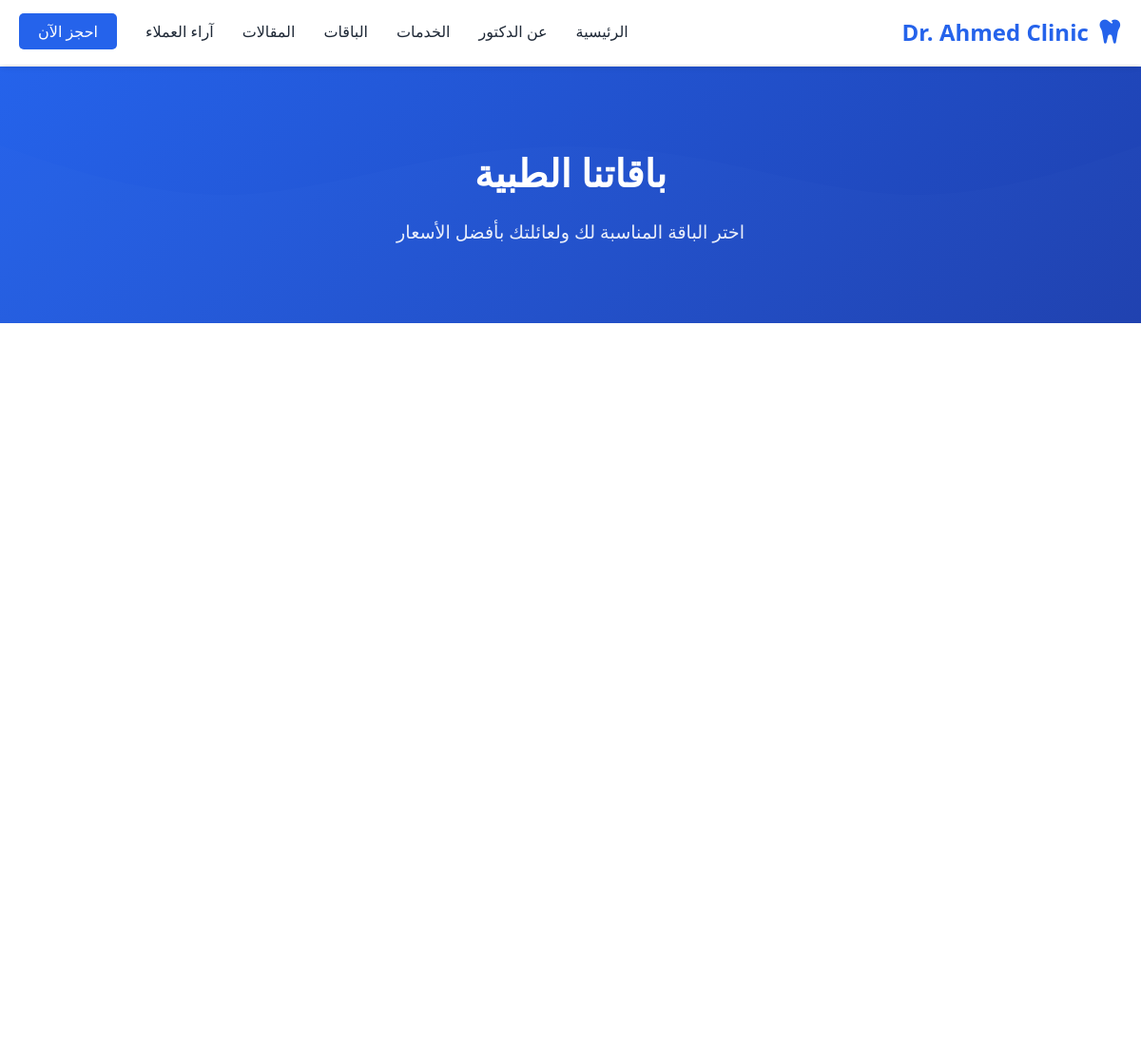
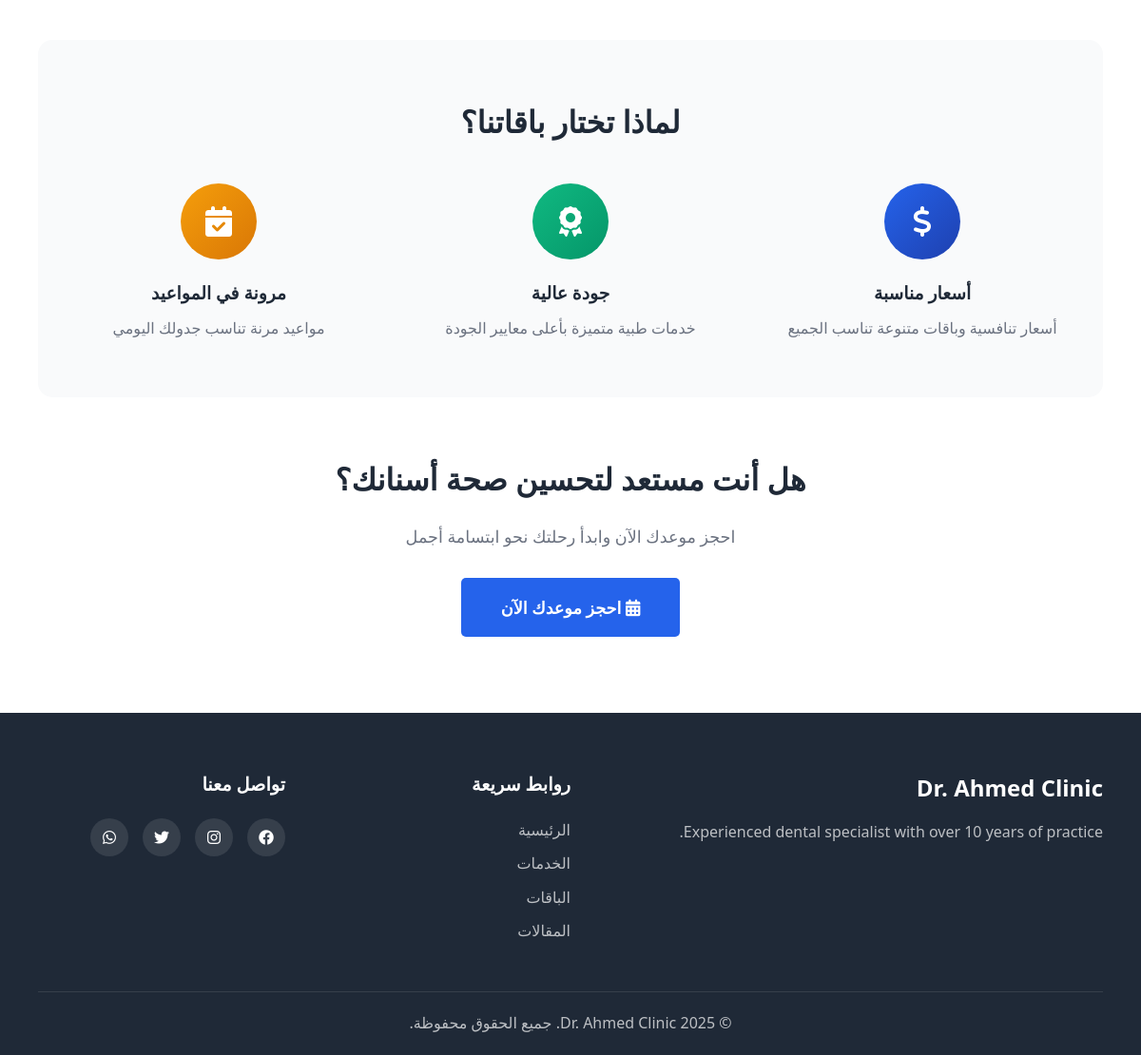
The page /packages.php on the database its author committed (2 pictures, top to bottom).
### tables this page shows
CREATE TABLE IF NOT EXISTS `settings` (
    `id` INT PRIMARY KEY AUTO_INCREMENT,
    `setting_key` VARCHAR(100) NOT NULL UNIQUE,
    `setting_value` TEXT,
    `setting_type` VARCHAR(50) DEFAULT 'text',
    `created_at` TIMESTAMP DEFAULT CURRENT_TIMESTAMP,
    `updated_at` TIMESTAMP DEFAULT CURRENT_TIMESTAMP ON UPDATE CURRENT_TIMESTAMP
);

### includes/config.php (called while the page is built, shortened)
<?php
$conn = null;
try {
    $conn = new PDO(
        "mysql:host=" . DB_HOST . ";dbname=" . DB_NAME . ";charset=utf8mb4",
        DB_USER,
        DB_PASS,
        [
            PDO::ATTR_ERRMODE => PDO::ERRMODE_EXCEPTION,
            PDO::ATTR_DEFAULT_FETCH_MODE => PDO::FETCH_ASSOC,
            PDO::ATTR_EMULATE_PREPARES => false
        ]
    );
} catch(PDOException $e) {
    error_log("Database connection error: " . $e->getMessage());
    die("خطأ في الاتصال بقاعدة البيانات. يرجى التأكد من:<br>1. إنشاء قاعدة البيانات (u186120816_tantawy)<br>2. استيراد ملف database.sql<br>3. التحقق من بيانات الاتصال في includes/config.php<br>4. وضع كلمة مرور قاعدة البيانات في DB_PASS<br><br>Error: " . $e->getMessage());
}
function getSetting($key, $default = '') {
    global $conn;
    try {
        $stmt = $conn->prepare("SELECT setting_value FROM settings WHERE setting_key = ?");
        $stmt->execute([$key]);
        $result = $stmt->fetch();
        return $result ? $result['setting_value'] : $default;
    } catch(PDOException $e) {
        return $default;
    }
}

### packages.php (the view, shortened to what this page needs)
<?php
require_once 'includes/config.php';
$stmt = $conn->prepare("SELECT * FROM packages WHERE is_active = 1 ORDER BY display_order ASC");
$stmt->execute();
$packages = $stmt->fetchAll();
$site_name = getSetting('site_name', 'Dr. Ahmed Clinic');
?>
<!DOCTYPE html>
<html lang="ar" dir="rtl">
<head>
    <link rel="stylesheet" href="https://cdnjs.cloudflare.com/ajax/libs/font-awesome/6.4.0/css/all.min.css">
    <link rel="stylesheet" href="css/style.css">
</head>
<body>
    <nav class="navbar" id="navbar">
        <div class="container">
            <div class="nav-brand">
                <i class="fas fa-tooth"></i>
                <span><?php echo htmlspecialchars($site_name); ?></span>
            </div>
            <ul class="nav-menu" id="navMenu">
                <li><a href="index.php">الرئيسية</a></li>
                <li><a href="index.php#about">عن الدكتور</a></li>
                <li><a href="services.php">الخدمات</a></li>
                <li><a href="packages.php">الباقات</a></li>
                <li><a href="blog.php">المقالات</a></li>
                <li><a href="index.php#reviews">آراء العملاء</a></li>
                <li><a href="index.php#booking" class="btn-nav">احجز الآن</a></li>
            </ul>
        </div>
    </nav>
    <div style="height: 70px;"></div>
    <section class="page-header" style="background: linear-gradient(135deg, var(--primary-color), var(--primary-dark)); color: white; padding: 80px 20px; text-align: center;">
        <div class="container">
            <h1 style="font-size: 2.5rem; margin-bottom: 15px;">باقاتنا الطبية</h1>
            <p style="font-size: 1.2rem; opacity: 0.9;">اختر الباقة المناسبة لك ولعائلتك بأفضل الأسعار</p>
        </div>
    </section>
    <section class="packages" style="padding: 80px 20px; background: var(--bg-white);">
        <div class="container">
            <?php if (count($packages) > 0): ?>
                <div class="packages-grid">
                </div>
                <div style="margin-top: 80px; background: var(--bg-light); padding: 60px 20px; border-radius: 15px;">
                    <h2 style="text-align: center; font-size: 2rem; margin-bottom: 40px; color: var(--text-color);">لماذا تختار باقاتنا؟</h2>
                    <div style="display: grid; grid-template-columns: repeat(auto-fit, minmax(250px, 1fr)); gap: 30px;">
                        <div style="text-align: center;">
                            <div style="width: 80px; height: 80px; background: linear-gradient(135deg, var(--primary-color), var(--primary-dark)); border-radius: 50%; display: flex; align-items: center; justify-content: center; margin: 0 auto 20px;">
                                <i class="fas fa-dollar-sign" style="font-size: 2rem; color: white;"></i>
                            </div>
                            <h3 style="margin-bottom: 10px;">أسعار مناسبة</h3>
                            <p style="color: var(--text-light);">أسعار تنافسية وباقات متنوعة تناسب الجميع</p>
                        </div>
                        <div style="text-align: center;">
                            <div style="width: 80px; height: 80px; background: linear-gradient(135deg, var(--success), #059669); border-radius: 50%; display: flex; align-items: center; justify-content: center; margin: 0 auto 20px;">
                                <i class="fas fa-award" style="font-size: 2rem; color: white;"></i>
                            </div>
                            <h3 style="margin-bottom: 10px;">جودة عالية</h3>
                            <p style="color: var(--text-light);">خدمات طبية متميزة بأعلى معايير الجودة</p>
                        </div>
                        <div style="text-align: center;">
                            <div style="width: 80px; height: 80px; background: linear-gradient(135deg, var(--warning), #d97706); border-radius: 50%; display: flex; align-items: center; justify-content: center; margin: 0 auto 20px;">
                                <i class="fas fa-calendar-check" style="font-size: 2rem; color: white;"></i>
                            </div>
                            <h3 style="margin-bottom: 10px;">مرونة في المواعيد</h3>
                            <p style="color: var(--text-light);">مواعيد مرنة تناسب جدولك اليومي</p>
                        </div>
                    </div>
                </div>
                <div style="text-align: center; margin-top: 60px;">
                    <h2 style="font-size: 2rem; margin-bottom: 20px; color: var(--text-color);">هل أنت مستعد لتحسين صحة أسنانك؟</h2>
                    <p style="font-size: 1.1rem; color: var(--text-light); margin-bottom: 30px;">احجز موعدك الآن وابدأ رحلتك نحو ابتسامة أجمل</p>
                    <a href="index.php#booking" class="btn btn-primary btn-lg">
                        <i class="fas fa-calendar-alt"></i> احجز موعدك الآن
                    </a>
                </div>
            <?php endif; ?>
        </div>
    </section>
    <footer class="footer">
        <div class="container">
            <div class="footer-content">
                <div class="footer-brand">
                    <h3><?php echo htmlspecialchars($site_name); ?></h3>
                    <p><?php echo htmlspecialchars(getSetting('doctor_bio', '')); ?></p>
                </div>
                <div class="footer-links">
                    <h4>روابط سريعة</h4>
                    <ul>
                        <li><a href="index.php">الرئيسية</a></li>
                        <li><a href="services.php">الخدمات</a></li>
                        <li><a href="packages.php">الباقات</a></li>
                        <li><a href="blog.php">المقالات</a></li>
                    </ul>
                </div>
                <div class="footer-social">
                    <h4>تواصل معنا</h4>
                    <div class="social-links">
                        <a href="#"><i class="fab fa-facebook"></i></a>
                        <a href="#"><i class="fab fa-instagram"></i></a>
                        <a href="#"><i class="fab fa-twitter"></i></a>
                        <a href="#"><i class="fab fa-whatsapp"></i></a>
                    </div>
                </div>
            </div>
            <div class="footer-bottom">
                <p>&copy; <?php echo date('Y'); ?> <?php echo htmlspecialchars($site_name); ?>. جميع الحقوق محفوظة.</p>
            </div>
        </div>
    </footer>
</body>
</html>

### css/style.css (style rules this page uses)
* { margin: 0; padding: 0; box-sizing: border-box; }
:root { --primary-color: #2563eb; --primary-dark: #1e40af; --secondary-color: #10b981; --text-color: #1f2937; --text-light: #6b7280; --bg-light: #f9fafb; --bg-white: #ffffff; --border-color: #e5e7eb; --success: #10b981; --warning: #f59e0b; --danger: #ef4444; --shadow-sm: 0 1px 2px 0 rgba(0, 0, 0, 0.05); --shadow-md: 0 4px 6px -1px rgba(0, 0, 0, 0.1); --shadow-lg: 0 10px 15px -3px rgba(0, 0, 0, 0.1); --shadow-xl: 0 20px 25px -5px rgba(0, 0, 0, 0.1); }
body { font-family: 'Segoe UI', Tahoma, Geneva, Verdana, sans-serif; color: var(--text-color); line-height: 1.6; direction: rtl; text-align: right; }
.container { max-width: 1200px; margin: 0 auto; padding: 0 20px; }
.navbar { background: var(--bg-white); box-shadow: var(--shadow-md); position: fixed; top: 0; left: 0; right: 0; z-index: 1000; transition: all 0.3s ease; }
.navbar .container { display: flex; justify-content: space-between; align-items: center; padding: 15px 20px; }
.nav-brand { display: flex; align-items: center; gap: 10px; font-size: 1.5rem; font-weight: bold; color: var(--primary-color); }
.nav-brand i { font-size: 1.8rem; }
.nav-menu { display: flex; list-style: none; gap: 30px; align-items: center; }
.nav-menu a { text-decoration: none; color: var(--text-color); font-weight: 500; transition: color 0.3s ease; }
.btn-nav { background: var(--primary-color); color: white !important; padding: 8px 20px; border-radius: 5px; }
.btn { display: inline-block; padding: 12px 30px; border-radius: 5px; text-decoration: none; font-weight: 600; transition: all 0.3s ease; border: 2px solid transparent; cursor: pointer; }
.btn-primary { background: var(--primary-color); color: white; }
.btn-lg { padding: 15px 40px; font-size: 1.1rem; }
section { padding: 80px 20px; }
.packages { background: var(--bg-white); }
.packages-grid { display: grid; grid-template-columns: repeat(auto-fit, minmax(300px, 1fr)); gap: 30px; }
.footer { background: var(--text-color); color: white; padding: 60px 20px 20px; }
.footer-content { display: grid; grid-template-columns: 2fr 1fr 1fr; gap: 40px; margin-bottom: 40px; }
.footer-brand h3 { font-size: 1.5rem; margin-bottom: 15px; }
.footer-brand p { color: rgba(255, 255, 255, 0.7); line-height: 1.6; }
.footer-links h4, .footer-social h4 { margin-bottom: 20px; font-size: 1.2rem; }
.footer-links ul { list-style: none; }
.footer-links li { margin-bottom: 10px; }
.footer-links a { color: rgba(255, 255, 255, 0.7); text-decoration: none; transition: color 0.3s ease; }
.social-links { display: flex; gap: 15px; }
.social-links a { width: 40px; height: 40px; background: rgba(255, 255, 255, 0.1); border-radius: 50%; display: flex; align-items: center; justify-content: center; color: white; text-decoration: none; transition: all 0.3s ease; }
.footer-bottom { text-align: center; padding-top: 20px; border-top: 1px solid rgba(255, 255, 255, 0.1); color: rgba(255, 255, 255, 0.7); }
.page-header { background: linear-gradient(135deg, var(--primary-color), var(--primary-dark)); color: white; padding: 100px 0 60px; text-align: center; position: relative; overflow: hidden; }
.page-header::before { content: ''; position: absolute; top: 0; left: 0; right: 0; bottom: 0; background-size: cover; opacity: 0.1; }
.page-header h1 { font-size: 3rem; margin-bottom: 15px; font-weight: 700; position: relative; }
.page-header p { font-size: 1.2rem; opacity: 0.9; position: relative; }

### rows shown on the page
settings: setting_value "Dr. Ahmed Clinic"
settings: setting_value "Experienced dental specialist with over 10 years of practice."
